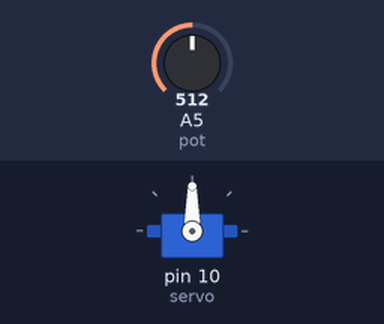
Recording of a sketch running on a simulated Arduino Uno, built with avr-gcc and run on an emulated ATmega328P. Parts: servo. The test bench sets the inputs (shaded band); at power-on: A5 (pot) = 512.

Above: at 1.2 s.
1.3 s: A5 (pot) set to 716
At 1.7 s:
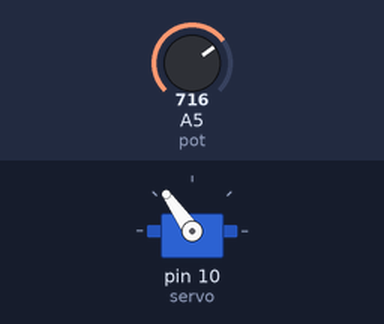
2.8 s: A5 (pot) set to 900
At 3.8 s:
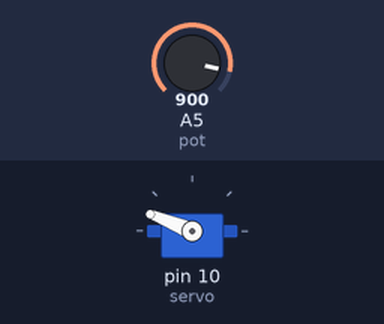
4.3 s: A5 (pot) set to 1023
At 5.3 s:
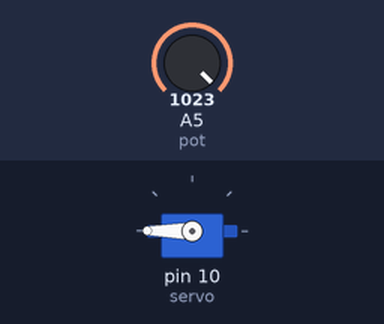
5.8 s: A5 (pot) set to 306
At 6.2 s:
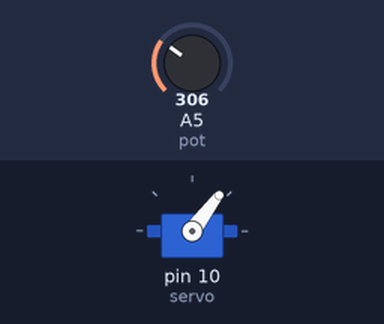
7.3 s: A5 (pot) set to 122
At 8.3 s:
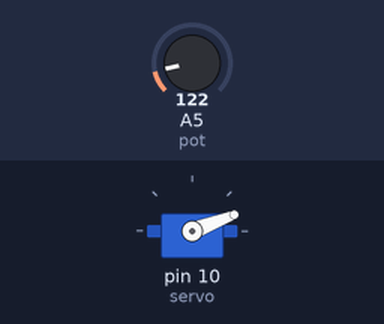
Timing chart, 0 to 9.8 s (numbered marks = the images above; inputs shaded):
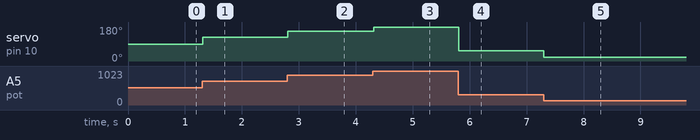

Measured:
- after the input at 1.3 s, servo on pin 10 (servo): 90° → 125° at once
- after the input at 2.8 s, servo on pin 10 (servo): 125° → 158° at once
- after the input at 4.3 s, servo on pin 10 (servo): 158° → 180° at once
- after the input at 5.8 s, servo on pin 10 (servo): 180° → 53° at once
- after the input at 7.3 s, servo on pin 10 (servo): 53° → 21° at once

The sketch:

Servo_motor_e_Potenciometro.ino
```cpp
//contorlar motor com Potenciomtro

#include<Servo.h>

Servo servo;
float pot = A5;
float valP;

void setup()
{
 servo.attach(10);//usa o pino 10 para enviar informações ao servo
}

void loop()
{
 valP = analogRead(pot);//le o valor do potenciometro e armazena na variavel "valP"
 valP = map(valP,0,1023,0,180);//mapeia os valores do potenciometro (entre 0 e 1023) e os do servo (entre 0 e 180)
 servo.write(valP);//manda o valor para o servo
 delay(15);
}
```
